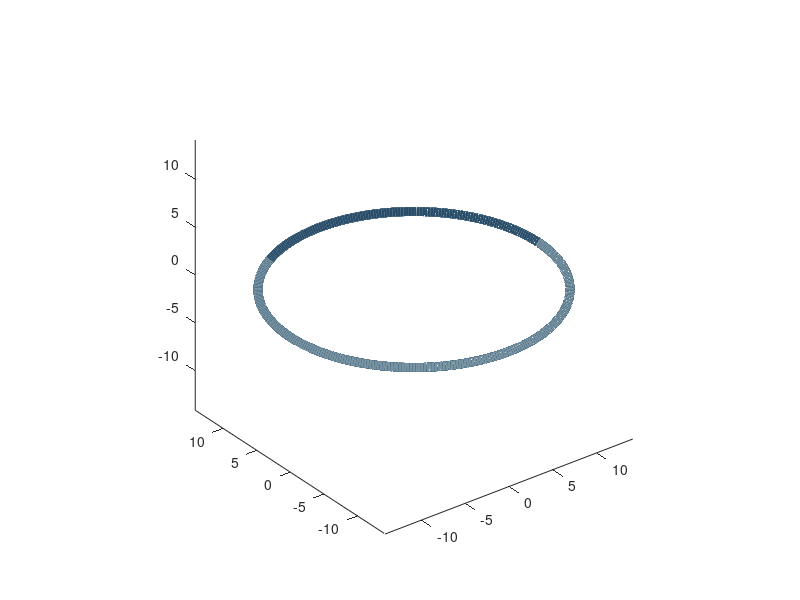

Reproduce this figure in MATLAB. (Note: this script raises an error after producing the figure.)
% 参数
D = 87*0.34*3/pi; %直径 87*0.34*3/2/pi  约14.12*2
d = 6.32; %线径,得下面手动修改
dtheta = 120; %每一段对应的角度（此处修改为60）
turning = 60; %每一段的旋转角度
N = 50; %段数
% Color = {[1,0.76,0.5],[0.34,0.63,0.98]}   %nature 橙蓝
 Color = {[0.47, 0.58, 0.64],[0.16, 0.30, 0.41]}      %蓝   
% Color = {[0.70, 0.80, 0.59],[0.42, 0.49, 0.33]}      %绿   
%Color = {[0.86, 0.85, 0.87],[0.53, 0.52, 0.54]}      %灰   

% 变量初始化
a0 = [0, 0, 0];
ax0 = plot3(a0(1), a0(2), a0(3));
axis equal
hold on;

theta = zeros(N, dtheta); %角度变量
x = zeros(N, dtheta); %x坐标
y = zeros(N, dtheta); %y坐标
z = zeros(N, dtheta); %z坐标
a = zeros(N, 3); %旋转轴方向
axHandle = cell(1, N); %旋转轴的指针
lnHandle = cell(1, N); %线段的指针

% 先把每一段线段画出来，不旋转
for i = 1:N
    theta(i, :) = linspace((i-1)*dtheta/180*pi, i*dtheta/180*pi, dtheta);
    x(i, :) = D/2*cos(theta(i, :));
    y(i, :) = D/2*sin(theta(i, :));
    a(i, :) = [cos(i*dtheta/180*pi+pi/2), sin(i*dtheta/180*pi+pi/2), 0];
    lnHandle{i} = plot3(x(i, :), y(i, :), z(i, :), '-','Color',Color{mod(i,2)+1},'linewidth',6.32);
    axHandle{i} = plot3(a(i, 1), a(i, 2), a(i, 3), 'Marker', 'none','linewidth',6.32);
end

% 依次旋转每一段线段，第一段转一次，第二段转两次，依此类推
for j = 2:N
    rotationAxis = [axHandle{j-1}.XData-ax0.XData, axHandle{j-1}.YData-ax0.YData, axHandle{j-1}.ZData-ax0.ZData];
    rotationPoint = [lnHandle{j-1}.XData(end), lnHandle{j-1}.YData(end), lnHandle{j-1}.ZData(end)];
    rotate(ax0, rotationAxis, turning, rotationPoint);
    for k = j:N
        rotate([lnHandle{k}, axHandle{k}], rotationAxis, turning, rotationPoint);
    end
end

% 保存旋转后的线段坐标
for k = 1:N
    x(k, :) = lnHandle{k}.XData;
    y(k, :) = lnHandle{k}.YData;
    z(k, :) = lnHandle{k}.ZData;
end
thetaData = reshape(theta', 1, []);
xData = reshape(x', 1, []);
yData = reshape(y', 1, []);
zData = reshape(z', 1, []);

% 将线段转为垂直于x-y平面
for k = 1:N
    rotate(lnHandle{k}, cross([0 0 1], [-3.113 1.797 5.391]), -acos(dot([0 0 1], [-3.113 1.797 5.391])/(norm([-3.113 1.797 5.391])))/pi*180, [0 0 0]);
end

% %将线段平移
for k=1:N
    lnHandle{k}.XData = lnHandle{k}.XData-1.1;
    lnHandle{k}.YData = lnHandle{k}.YData-1.888;
    lnHandle{k}.ZData = lnHandle{k}.ZData+6.795;
end
